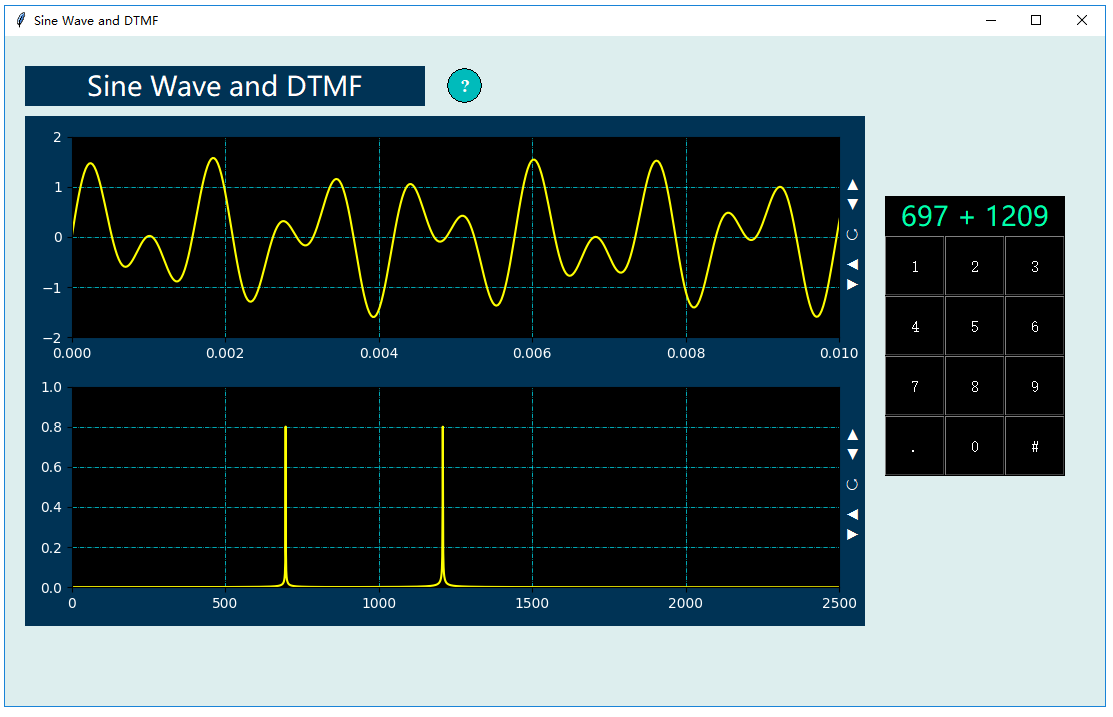

Reproduce this figure in Python.
#===This Frame is generated by DRPython ===============================
import sys
import os
import drvi.drviAppendPath as mPath
mPath.appendPythonPath()
#=================================================

import tkinter as tk
import tkinter.messagebox as msgbox
from tkinter import filedialog
import numpy as np
from scipy.fftpack import fft,ifft
import matplotlib.pyplot as plt
import numpy as np
from scipy import signal
import drvi.drviDSP as dsp
import drvi.drviControlls as dr
import drvi.drviSimpleAudio as sa

#=========================================

def setValue(v):
 Fs=44100;
 dt=1.0/Fs;
 N=40000;
 if v==1: f1=697;f2=1209
 if v==2: f1=697;f2=1336
 if v==3: f1=697;f2=1477
 if v==4: f1=770;f2=1209
 if v==5: f1=770;f2=1336
 if v==6: f1=770;f2=1477
 if v==7: f1=852;f2=1209
 if v==8: f1=852;f2=1366
 if v==9: f1=852;f2=1477
 if v==10: f1=941;f2=1209
 if v==11: f1=941;f2=1336
 if v==12: f1=941;f2=1477
 tData=np.arange(N)*dt
 x1=0.8*np.sin(2*np.pi*f1*tData)
 x2=0.8*np.sin(2*np.pi*f2*tData)
 xData=x1+x2
 mPlotWave.setValue2D(tData,xData)
 [mFre,mAmp]=dsp.AmpSpetrumX(N,Fs,xData)
 mPlotAmp.setValue2D(mFre,mAmp)
 sa.play(1,Fs,xData,0)
 s=str(f1)+' + '+str(f2)
 mTxt.setValueString(s)

def getData(v):
 Fs=44100;
 dt=1.0/Fs;
 N=40000;
 if v==1: f1=697;f2=1209
 if v==2: f1=697;f2=1336
 if v==3: f1=697;f2=1477
 if v==4: f1=770;f2=1209
 if v==5: f1=770;f2=1336
 if v==6: f1=770;f2=1477
 if v==7: f1=852;f2=1209
 if v==8: f1=852;f2=1366
 if v==9: f1=852;f2=1477
 if v==10: f1=941;f2=1209
 if v==11: f1=941;f2=1336
 if v==12: f1=941;f2=1477
 tData=np.arange(N)*dt
 x1=0.8*np.sin(2*np.pi*f1*tData)
 x2=0.8*np.sin(2*np.pi*f2*tData)
 xData=x1+x2
 mPlotWave.setValue2D(tData,xData)
 [mFre,mAmp]=dsp.AmpSpetrumX(N,Fs,xData)
 mPlotAmp.setValue2D(mFre,mAmp)
 s=str(f1)+' + '+str(f2)
 mTxt.setValueString(s)

  
#==Main Window=====================
win= tk.Tk()
sWOld=1920
sHOld=1080
sWidth=win.winfo_screenwidth()
sHeight=win.winfo_screenheight()
wRate=sWidth/sWOld
hRate=sHeight/sHOld
winWidth=int(1100*wRate)
winHeight=int(670*hRate)
x=(sWidth-winWidth)/2;
y=(win.winfo_screenheight()-winHeight)/2
win.geometry("%dx%d+%d+%d" %(winWidth,winHeight,x,y))
win.config(bg="#ddeeee")
win.wm_title('Sine Wave and DTMF')

#==Layout of controls=====================
mInfo1=dr.DRInfo(win,440*wRate,30*hRate,40*wRate,40*hRate,'#00bbbb','#000000','#ffffff','DRPython.pdf')
mLab1=dr.DRLabelX(win,20*wRate,30*hRate,400*wRate,40*hRate,'#003355','#ffffff','Sine Wave and DTMF',20)
mPlotWave=dr.DRPlotX(win,20*wRate,80*hRate,840*wRate,260*hRate,'','#003355','#000000','#ffffff','#00eeff','#ffff00',0,0.01,-2,2,0,0)
mPlotAmp=dr.DRPlotX(win,20*wRate,330*hRate,840*wRate,260*hRate,'','#003355','#000000','#ffffff','#00eeff','#ffff00',0,2500,0,1,0,0)
mHBut2=dr.DRHButtonGroup(win,880*wRate,200*hRate,180*wRate,60*hRate,'#000000','#ffffff','1,2,3',3,1)
mHBut3=dr.DRHButtonGroup(win,880*wRate,260*hRate,180*wRate,60*hRate,'#000000','#ffffff','4,5,6',3,4)
mHBut4=dr.DRHButtonGroup(win,880*wRate,320*hRate,180*wRate,60*hRate,'#000000','#ffffff','7,8,9',3,7)
mHBut5=dr.DRHButtonGroup(win,880*wRate,380*hRate,180*wRate,60*hRate,'#000000','#ffffff','.,0,#',3,10)
mTxt=dr.DRLabelX(win,880*wRate,160*hRate,180*wRate,40*hRate,'#000000','#00ffaa','0',20)

#==DataStream Binding=====================
mHBut2.addCallBackSingle(setValue)
mHBut3.addCallBackSingle(setValue)
mHBut4.addCallBackSingle(setValue)
mHBut5.addCallBackSingle(setValue)

getData(1)

#==Main Loop=====================
win.mainloop()

#==End of APPp=====================
